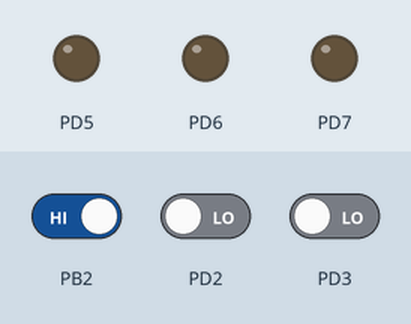
Bench run of a program on a simulated ATmega32, built with avr-gcc and emulated at 8 MHz. Shown: output pins drawn as LEDs (lit = HIGH). The test bench sets the inputs (shaded band); at power-on: PB2 HIGH, PD2 LOW, PD3 LOW.

Above: at 1.2 s.
1.3 s: PB2 driven LOW
At 2.1 s:
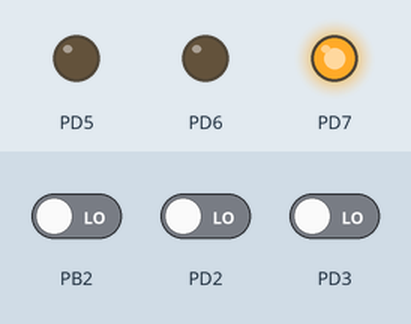
3.8 s: PD2 driven HIGH
At 4.3 s:
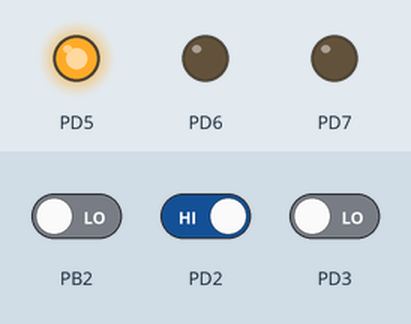
6.3 s: PD3 driven HIGH
At 7.1 s:
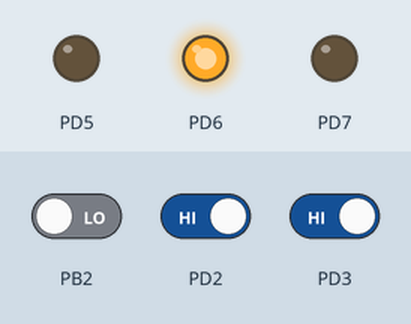
Timing chart, 0 to 9.3 s (numbered marks = the images above; inputs shaded):
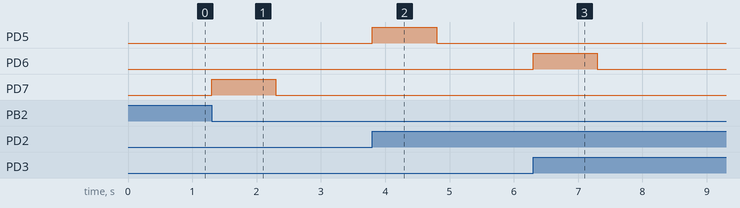

The program:

main.c
```c
/*************************************************************************/
// Author        : Sherif Ashraf Khedr
// Project       : 00_EnableExti_U6L4A3.c
// File          : main.c
// Date          : 02/01/2024 12:34:19 am
// GitHub        : https://github.com/sherifkhadr
/*************************************************************************/

#define F_CPU 8000000UL
#include <util/delay.h>
#include "stdTypes.h"
#include "bitMath.h"
#include "regAddr.h"

#define EXT_INT_0				__vector_1			/* External Interrupt Request 0 */
#define EXT_INT_1				__vector_2			/* External Interrupt Request 1 */
#define EXT_INT_2				__vector_3			/* External Interrupt Request 2 */
#define ISR(INT_VECT)			void INT_VECT(void) __attribute__((signal,used));\
								void INT_VECT(void)


int main(void)
{
	// Set led pins to be output
	SET_BIT(GPIO_DDRD,7);
	SET_BIT(GPIO_DDRD,6);
	SET_BIT(GPIO_DDRD,5);

	// Set INT pins to be input
	CLR_BIT(GPIO_DDRB,2);
	CLR_BIT(GPIO_DDRD,1);
	CLR_BIT(GPIO_DDRD,0);

	/* Configure INT 1 Sense Control
	to any logical change*/
	SET_BIT(EXTI_MCUCR , 3);
	SET_BIT(EXTI_MCUCR , 2);

	/* Configure INT 0 Sense Control
	to any logical change*/
	CLR_BIT(EXTI_MCUCR , 1);
	SET_BIT(EXTI_MCUCR , 0);

	/* Configure INT 0 Sense Control
	to any logical change*/
	CLR_BIT(EXTI_MCUCSR , 6);

	/* Enable INT 0,1,2 */
	SET_BIT(EXTI_GICR,7);
	SET_BIT(EXTI_GICR,6);
	SET_BIT(EXTI_GICR,5);

	/* Enable Global INT */
	SET_BIT(SREG,7);

    while (1)
    {
		CLR_BIT(GPIO_PORTD,7);
		CLR_BIT(GPIO_PORTD,6);
		CLR_BIT(GPIO_PORTD,5);
    }
}


ISR(EXT_INT_0)
{
	SET_BIT(GPIO_PORTD,5);
	_delay_ms(1000);
}

ISR(EXT_INT_1)
{
	SET_BIT(GPIO_PORTD,6);
	_delay_ms(1000);
}

ISR(EXT_INT_2)
{
	SET_BIT(GPIO_PORTD,7);
	_delay_ms(1000);
}
```

regAddr.h
```c
/*************************************************************************/
// Author        : Sherif Ashraf Khedr
// Project       : 00_EnableExti_U6L4A3.c
// File          : regAddr.h
// Date          : 02/01/2024 12:34:19 am
// GitHub        : https://github.com/sherifkhadr
/*************************************************************************/


#ifndef REGADDR_H_
#define REGADDR_H_

// MCU Registers

// GPIO
// PORTB
#define GPIO_DDRB	*((vuint8 *)0x37)
//PORTD
#define GPIO_PORTD	*((vuint8 *)0x32)
#define GPIO_DDRD	*((vuint8 *)0x31)
#define GPIO_PIND	*((vuint8 *)0x30)

// EXTI
#define EXTI_MCUCR	 *((vuint8 *)0x55)
#define EXTI_MCUCSR	 *((vuint8 *)0x54)
#define EXTI_GICR	 *((vuint8 *)0x5B)
#define EXTI_GIFR	 *((vuint8 *)0x5A)

// MCU Control
#define SREG		 *((vuint8 *)0x5F)


#endif /* REGADDR_H_ */
```

bitMath.h
```c
/*************************************************************************/
// Author        : Sherif Ashraf Khedr
// Project       : 00_EnableExti_U6L4A3.c
// File          : bitMath.h
// Date          : Sep 8, 2023
// GitHub        : https://github.com/sherifkhadr
/*************************************************************************/


#ifndef COMMON_BIT_MATH_H_
#define COMMON_BIT_MATH_H_

#define SET_BIT(REG, BIT_NUMBER) (REG |= (1 << BIT_NUMBER))
#define GET_BIT(REG, BIT_NUMBER) ((REG >> BIT_NUMBER) & 1)
#define CLR_BIT(REG, BIT_NUMBER) (REG &= (~(1 << BIT_NUMBER)))
#define TOG_BIT(REG, BIT_NUMBER) (REG ^= (1 << BIT_NUMBER))


#endif /* COMMON_BIT_MATH_H_ */
```

stdTypes.h
```c
/*************************************************************************/
// Author        : Sherif Ashraf Khedr
// Project       : 00_EnableExti_U6L4A3.c
// File          : stdTypes.h
// Date          : Dec 12, 2023
// GitHub        : https://github.com/sherifkhadr
/*************************************************************************/


#ifndef STDTYPES_H_
#define STDTYPES_H_

#include <stdint.h>


#define DPRINTF(...)	{fflush(stdout);\
						 fflush(stdin);\
						 printf(__VA_ARGS__);\
						 fflush(stdout);\
						 fflush(stdin);}

#define PAUSE()			 DPRINTF("\nPress Any Key To Continue.....\n");\
						 getch();

typedef int8_t 						sint8;
typedef uint8_t						uint8;

typedef int16_t 					sint16;
typedef uint16_t 					uint16;

typedef int32_t 				    sint32;
typedef uint32_t 					uint32;

typedef int64_t 					sint64;
typedef uint64_t  					uint64;


typedef volatile int8_t 					vsint8;
typedef volatile uint8_t					vuint8;

typedef volatile int16_t 					vsint16;
typedef volatile uint16_t 					vuint16;

typedef volatile int32_t 				    vsint32;
typedef volatile uint32_t 					vuint32;

typedef volatile int64_t 					vsint64;
typedef volatile uint64_t  					vuint64;


typedef float								float32;
typedef double								float64;
typedef long double 						float96;


#ifndef bool
typedef enum {
    FALSE = 0,
    TRUE
}bool;
#endif

#ifndef	STR_NULL
#define STR_NULL	'\0'
#endif

#ifndef	PTR_NULL
#define PTR_NULL	(void*)0
#endif


#endif
```

Measured:
- after the input at 1.3 s, PD7: LOW → HIGH at once, → LOW 1.0 s later
- after the input at 3.8 s, PD5: LOW → HIGH at once, → LOW 1.0 s later
- after the input at 6.3 s, PD6: LOW → HIGH at once, → LOW 1.0 s later
